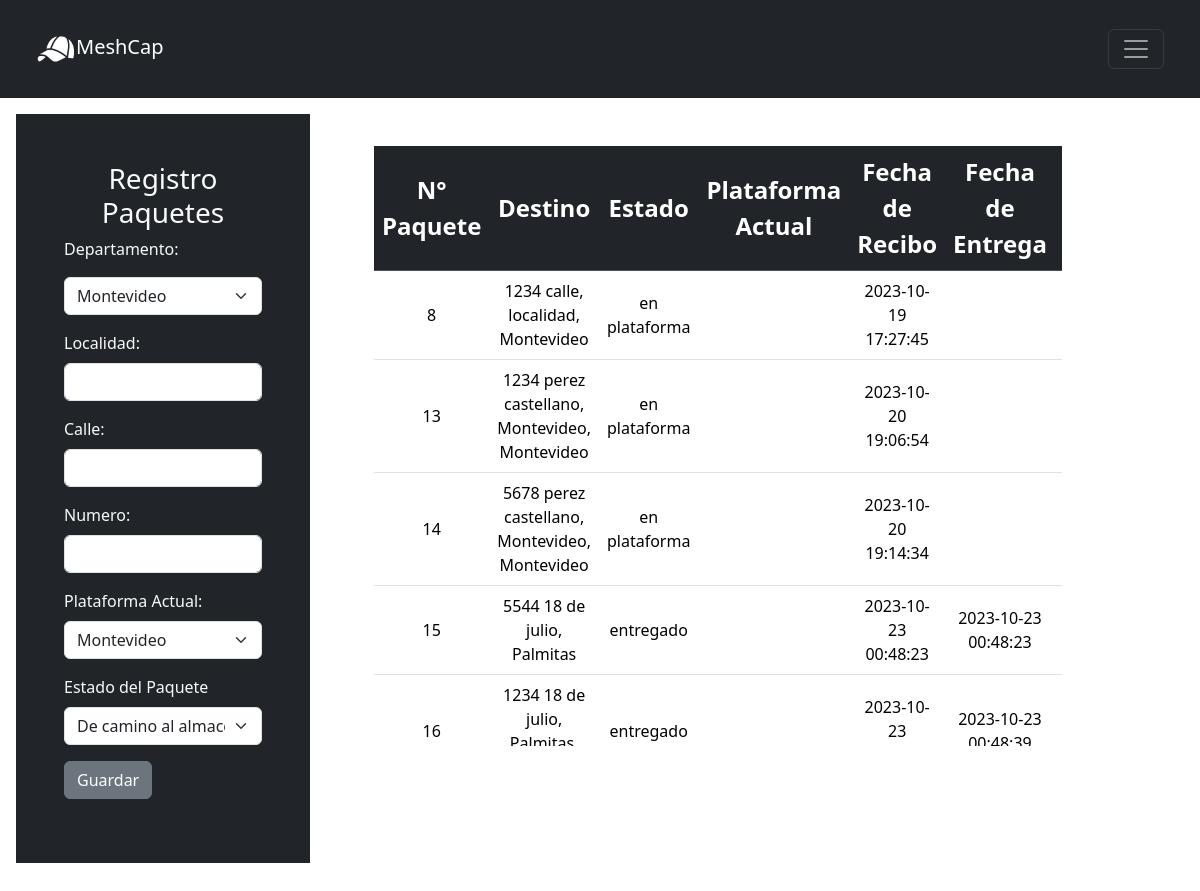
The app's page /src/BACKOFFICE/VISTA/crudPaquetes.php with its own data.
### tables this page shows
CREATE TABLE `paquete` (
  `id_paquete` int(11) NOT NULL,
  `destino` varchar(255) DEFAULT NULL,
  `estado` enum('en plataforma','en plataforma destino','en lote','en recorrido','entregado') DEFAULT 'en plataforma',
  `fecha_recibo` timestamp NOT NULL DEFAULT current_timestamp() ON UPDATE current_timestamp(),
  `fecha_entrega` timestamp NULL DEFAULT NULL
);

### src/BACKOFFICE/VISTA/crudPaquetes.php (the view, shortened to what this page needs)
<?php require('../../db.php'); ?>
<!DOCTYPE html>
<html lang="en">
<head>
    <link rel="stylesheet" href ="../CSS/stylesCrudPaquetes.css">
    <link href="https://cdn.jsdelivr.net/npm/bootstrap@5.3.2/dist/css/bootstrap.min.css" rel="stylesheet">
</head>
<body>
  <nav class="navbar navbar-dark bg-dark p-4 ">
    <div class="container-fluid">
      <a class="navbar-brand" href="../../VISTA/index.html" id="logo"><img src="../../IMAGES/gorraBlanca.png" height="40" alt="">MeshCap</a>
        <button class="navbar-toggler" type="button" data-bs-toggle="offcanvas" data-bs-target="#offcanvasDarkNavbar" aria-controls="offcanvasDarkNavbar" aria-label="Toggle navigation">
          <span class="navbar-toggler-icon"></span>
        </button>
  </div>
</nav>
    <div class="container-fluid row" $id="container-total">
      <form action="../CONTROLADOR/saveCruds.php" method="POST" class="col-3 p-5 m-3 bg-dark text-light">
        <div class="mb-3">
          <h3 class ="text-light text-center">Registro Paquetes</h3>
            <label for="exampleInputEmail1" class="form-label mb-3">Departamento:</label>
              <select class="form-select mb-3" aria-label="Default select example" name="departamento">
                <option value="Montevideo" selected>Montevideo</option>
              </select>
            <div class="mb-3">
              <label for="exampleInputPassword1" class="form-label">Localidad:</label>
                <input type="text" class="form-control" id="exampleInputPassword1" name="localidad">
            </div>
            <div class="mb-3">
              <label for="exampleInputPassword1" class="form-label">Calle:</label>
                <input type="text" class="form-control" id="exampleInputPassword1" name="calle">
            </div>
            <div class="mb-3">
                <label for="exampleInputPassword1" class="form-label">Numero:</label>
                  <input type="text" class="form-control" id="exampleInputPassword1" name="numero">
            </div>
            <label for="exampleInputEmail1" class="form-label">Plataforma Actual:</label>
              <select class="form-select mb-3" aria-label="Default select example" name="plataforma_actual_paquete">
                <option value="Montevideo" selected>Montevideo</option>
              </select>
            <label for="exampleInputEmail1" class="form-label">Estado del Paquete</label>
              <select class="form-select mb-3" aria-label="Default select example" name="estado_paquete">
                <option value="De Camino al Almacen">De camino al almacen</option>
              </select>
              <button type="submit" class="btn btn-secondary " name="guardar_paquete">Guardar</button>
      </form>
        </div>
          <div class="col-8 p-5 text-center">
          <div style="max-height: 600px; overflow-y: auto;">
              <table class="table col-8">
              <thead class="table-dark fs-4">
                  <tr class="align-middle">
                    <th scope="col">N° Paquete</th>
                    <th scope="col">Destino</th>
                    <th scope="col">Estado</th>
                    <th scope="col">Plataforma Actual</th>
                    <th scope="col">Fecha de Recibo</th>
                    <th scope="col">Fecha de Entrega</th>
                    <th scope="col">Acciones</th>
                  </tr>
              </thead>
              <tbody>
                    <?php
                    $query = "SELECT * FROM paquete";
                    $paquetes = mysqli_query($conn,$query);
                    while($fila = mysqli_fetch_array($paquetes)){ ?>
                            <tr class="align-middle">
                                <td><?php echo $fila['id_paquete']?></td>
                                <td><?php echo $fila['destino']?></td>
                                <td><?php echo $fila['estado']?></td>
                                <td></td>
                                <td><?php echo $fila['fecha_recibo']?></td>
                                <td><?php echo $fila['fecha_entrega']?></td>
                                 <td class="align-middle">
                                </td>
                            </tr>
                    <?php } ?>
                </tbody>
            </table>
          </div>
    </div>
</body>
</html>

### src/CSS/stylesCrudPaquetes.css (style rules this page uses)
#logo img { height: 40px; }

### records on screen
paquete: id_paquete "8", destino "1234 calle, localidad, Montevideo", estado "en plataforma", fecha_recibo "2023-10-19 17:27:45"
paquete: id_paquete "13", destino "1234 perez castellano, Montevideo, Montevideo", estado "en plataforma", fecha_recibo "2023-10-20 19:06:54"
paquete: id_paquete "14", destino "5678 perez castellano, Montevideo, Montevideo", estado "en plataforma", fecha_recibo "2023-10-20 19:14:34"
paquete: id_paquete "15", destino "5544 18 de julio, Palmitas", estado "entregado", fecha_recibo "2023-10-23 00:48:23", fecha_entrega "2023-10-23 00:48:23"
paquete: id_paquete "16", destino "1234 18 de julio,…", estado "entregado", fecha_recibo "2023-10-23…", fecha_entrega "2023-10-23…"
